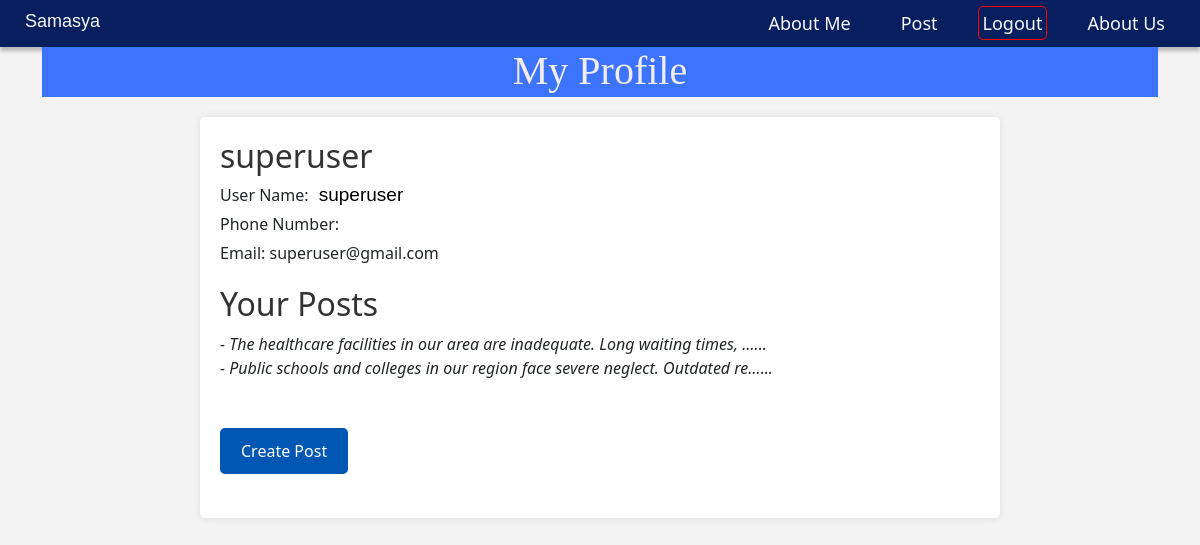
/profile/ (signed in), run on the app's committed database.
### samasya/models.py (models this page shows, shortened)
class Post(models.Model):
    LEVEL_CHOICES = [
        ('national', 'National'),
        ('municipality', 'Municipality'),
        ('ward', 'Ward'),
    ]
    CATEGORY_CHOICES = [
        ('education', 'Education'),
        ('health', 'Health'),
        ('environment', 'Environment'),
        ('others', 'Others'),
    ]
    user = models.ForeignKey(User, on_delete = models.CASCADE, related_name = 'posts')
    text = models.TextField()
    level = models.CharField(max_length = 250, choices= LEVEL_CHOICES)
    category = models.CharField(max_length = 300, choices = CATEGORY_CHOICES)
    upvotes = models.IntegerField(default=0)
    created_at = models.DateTimeField(auto_now_add = True)

### samasya/views.py (the view)
# urls.py: path('profile/', views.profile_view, name ='profile'),
def profile_view(request):
    if request.user.is_authenticated:
        user_posts = Post.objects.filter(user=request.user).order_by('-created_at')
        return render(request, 'profile.html', {'posts':user_posts})
    return render(request, 'profile.html')

### templates/profile.html (shortened to what this page needs)
{% extends "base.html" %}
    {% block content %}
    <header>
      <h1>My Profile</h1>
    </header>
    <main>
      <div class="user-info">
        {% if request.user.is_authenticated %}
        <h2>{{user.username}}</h2>
        <p>User Name: <span class="username">{{user.username}}</span></p>
        <p>Phone Number: </p>
          <p>Email: <span class="email">{{user.email}}</span> </p>
        </div>
        <h2>Your Posts</h2>
        {% if posts %}
          {% for post in posts %}
            <div class="ypost" style="font-style: italic; padding-bottom: 0px; margin-bottom: 0px;">
              - {{post.text|truncatechars:75}}...
        </div>
        {% endfor %}
        <br><br>
        <div><a href="{% url 'post' %}" class="btn">Create Post</a></div><br>
        {% else %}
        <p class="post" style="font-weight: bold;">You don't have any post yet!!!
      </p>
        {% endif %}
        {% endif %}
      </main>
      {% endblock content %}

### static/css/style.css (style rules this page uses)
* { margin: 0px; padding: 0px; }
body { background-color: rgb(230, 230, 230); }
.username { color: #000001; font-family: Arial, Helvetica, sans-serif; font-size: 19px; margin-left:6px; margin-top: 0px; font-style: normal; font-weight: 400; line-height: normal; }

### templates/profile.html (style rules this page uses)
body { margin: 0; padding: 0; background-color: #f4f4f4; }
header { background-color: hsl(223, 100%, 62%); color: #f2ecec; text-align: center; padding: 0px; font-family: 'Times New Roman', Times, serif; height: 50px; margin-top: 0px; }
main { max-width: 800px; margin: 20px auto; padding: 20px; background-color: #fff; border-radius: 5px; box-shadow: 0 0 10px rgba(0, 0, 0, 0.1); }
h2 { color: #333; }
.user-info { margin-bottom: 20px; }
.user-info p { margin: 5px 0; }
.btn { display: inline-block; padding: 10px 20px; background-color: #0056b3; color: #fff; text-decoration: none; border-radius: 5px; }

### data on the page
Post: text "The healthcare facilities in our area are inadequate. Long waiting times, …"
Post: text "Public schools and colleges in our region face severe neglect. Outdated re…"

### other printed values
{{ user.username }} "superuser"
{{ user.email }} "superuser@gmail.com"
